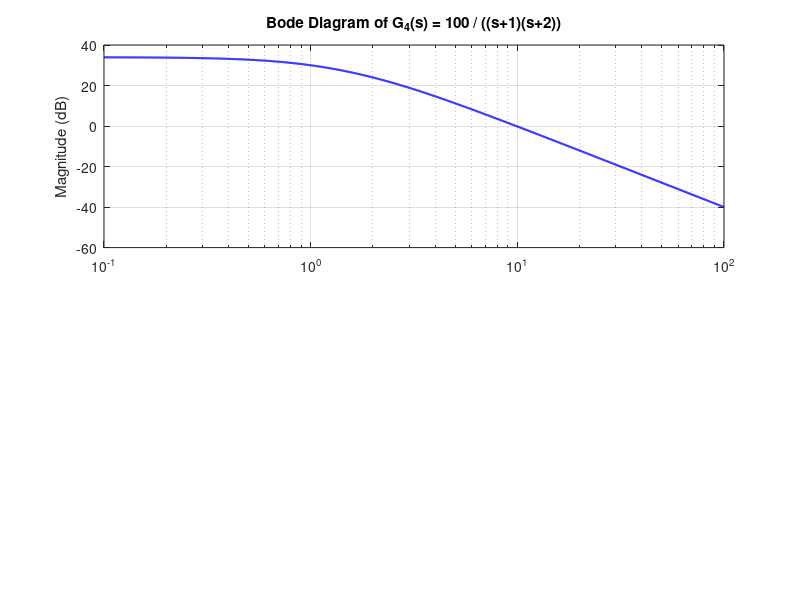

This chart was generated by the following MATLAB code: (Note: this script raises an error after producing the figure.)
% EE352 Automatic Control
% Phase Margin and Gain Crossover Frequency Analysis
% System: G4(s) = 100 / ((s+1)(s+2))

clc;
clear;
close all;

%% Define the Plant Transfer Function G4(s)
% G4(s) = 100 / ((s+1)*(s+2))
s = tf('s');
G4 = 100 / ((s + 1) * (s + 2));

disp('Transfer Function G4(s):');
disp(G4);

%% Extract Phase Margin from Bode Diagram Data Array
% Get exact Bode points without mathematical margin calculation
[mag, phase, wout] = bode(G4);
mag_db = 20*log10(squeeze(mag));
phase_deg = squeeze(phase);

% Find where Magnitude first crosses 0 dB
% By finding the index where magnitude is closest to 0
[min_diff, idx_wcp] = min(abs(mag_db));

% The Gain Crossover Frequency (Wcp) is at this index
Wcp_extracted = wout(idx_wcp);

% The phase at the Gain Crossover Frequency
Phase_at_Wcp = phase_deg(idx_wcp);

% Phase Margin = 180 + Phase at Wcp
Pm_extracted = 180 + Phase_at_Wcp;

fprintf('\n--- Results Extracted from Bode Diagram Data ---\n');
fprintf('Gain Crossover Frequency (Wcp) = %.2f rad/s\n', Wcp_extracted);
fprintf('Phase at Wcp                   = %.2f degrees\n', Phase_at_Wcp);
fprintf('Phase Margin (Pm)              = %.2f degrees\n', Pm_extracted);

%% Plot Bode Diagram and Annotate Extracted Margins
figure('Name', 'Bode Diagram with Extracted Margins');
subplot(2,1,1);
semilogx(wout, mag_db, 'b', 'LineWidth', 1.5);
hold on;
grid on;
title('Bode Diagram of G_4(s) = 100 / ((s+1)(s+2))');
ylabel('Magnitude (dB)');
% Highlight 0 dB line and Wcp
yline(0, 'k--', '0 dB');
plot(Wcp_extracted, mag_db(idx_wcp), 'ro', 'MarkerSize', 8, 'MarkerFaceColor', 'r');
text(Wcp_extracted*1.2, 5, sprintf('\\omega_{cp} \\approx %.2f', Wcp_extracted), 'Color', 'r');

subplot(2,1,2);
semilogx(wout, phase_deg, 'b', 'LineWidth', 1.5);
hold on;
grid on;
ylabel('Phase (deg)');
xlabel('Frequency (rad/s)');
% Highlight -180 deg line and Phase Margin
yline(-180, 'k--', '-180 deg');
plot(Wcp_extracted, Phase_at_Wcp, 'ro', 'MarkerSize', 8, 'MarkerFaceColor', 'r');
plot([Wcp_extracted Wcp_extracted], [-180 Phase_at_Wcp], 'r--', 'LineWidth', 1.5);
text(Wcp_extracted*1.2, Phase_at_Wcp - 10, sprintf('PM \\approx %.2f^\\circ', Pm_extracted), 'Color', 'r');
